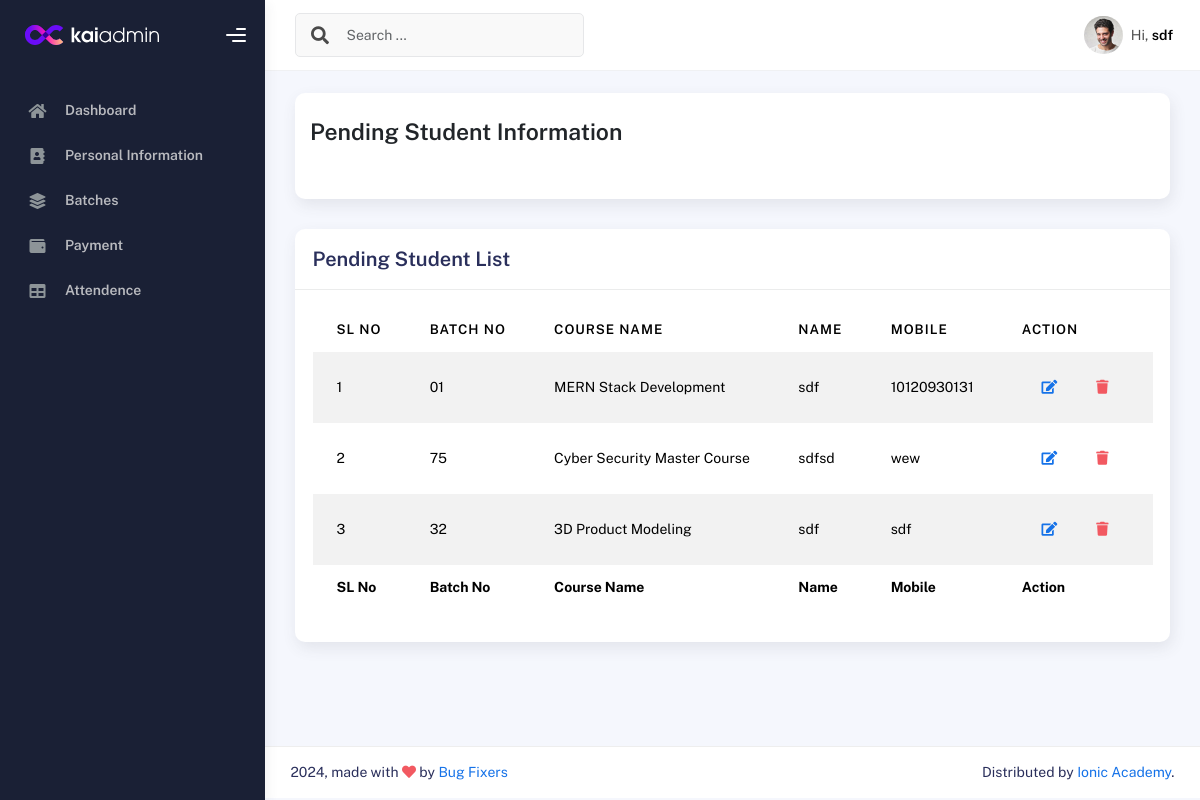
/pendingstudentlist/ (signed in), run on an earlier commit of the app's database.
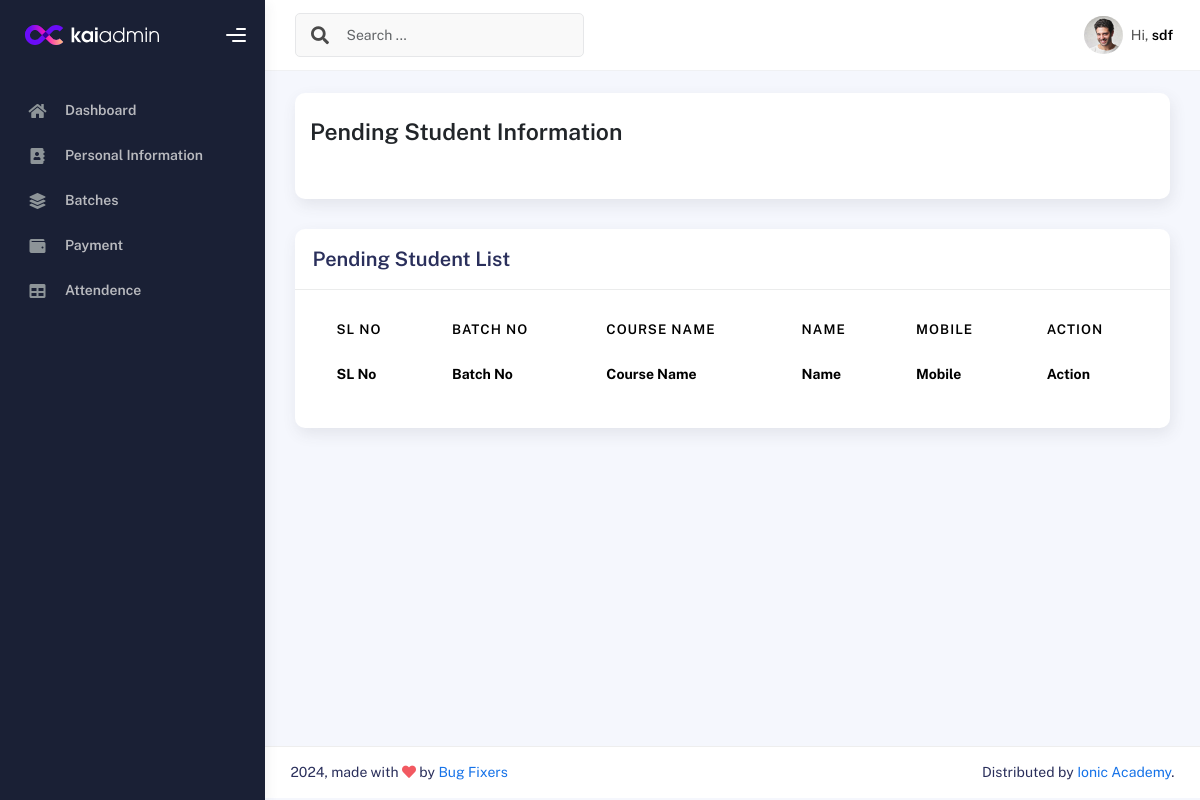
And on a later commit of the database.
### IMSapp/models.py (models this page shows)
class PendingStudentModel(models.Model):
    BatchNo= models.CharField(max_length=100,null=True)
    CourseName= models.CharField(max_length=100,null=True)
    StudentName=models.CharField(max_length=100,null=True)
    StudentPhoto=models.ImageField(upload_to='media/pendingstudentPhoto',null=True)
    AdmissionDate=models.DateField(auto_now_add=True,null=True)
    EducationalQualification=models.CharField(max_length=100,null=True)
    FatherName=models.CharField(max_length=100,null=True)
    MotherName=models.CharField(max_length=100,null=True)
    Religion=models.CharField(max_length=100,null=True)
    DOB=models.DateField(null=True)
    GENDER=[
        ('Male','Male'),
        ('Female','Female'),
        ('Other','Other'),
    ]
    Gender=models.CharField(choices=GENDER,max_length=100,null=True)
    Mobile=models.CharField(max_length=100,null=True)
    EmergencyContact=models.CharField(max_length=100,null=True)
    PresentAddress=models.CharField(max_length=100,null=True)
    PermanentAddress=models.CharField(max_length=100,null=True)

### IMSapp/studentviews.py (the view)
# urls.py: path('pendingstudentlist/',pendingstudentlist,name="pendingstudentlist"),
@login_required
def pendingstudentlist(request):
    pendingdata = PendingStudentModel.objects.all()
    context = {
        'pendingdata':pendingdata,
    }
    return render(request,'students/pendingstudentlist.html',context)

### IMSapp/templates/students/pendingstudentlist.html (shortened to what this page needs)
{% extends "profilemaster/master.html" %}
{% block content %}
<div class="col-sm-12 col-md-12">
    <div class="card card-stats card-round">
        <div class="card-body">
            <div class="d-flex align-items-left align-items-md-center flex-column flex-md-row pt-2 pb-4">
                <div>
                    <h3 class="fw-bold mb-3">Pending Student Information</h3>
                </div>
            </div>
        </div>
    </div>
</div>
<div class="col-md-12">
    <div class="card">
      <div class="card-header">
        <h4 class="card-title">Pending Student List</h4>
      </div>
      <div class="card-body">
        <div class="table-responsive">
          <table id="basic-datatables" class="display table table-striped table-hover">
            <thead>
              <tr>
                <th>SL No</th>
                <th>Batch No</th>
                <th>Course Name</th>
                <th>Name</th>
                <th>Mobile</th>
                <th>Action</th>
              </tr>
            </thead>
            <tfoot>
              <tr>
                <th>SL No</th>
                <th>Batch No</th>
                <th>Course Name</th>
                <th>Name</th>
                <th>Mobile</th>
                <th>Action</th>
              </tr>
            </tfoot>
            <tbody>
              {% for i in pendingdata %}
                <tr>
                  <td>{{forloop.counter}}</td>
                  <td>{{i.BatchNo}}</td>
                  <td>{{i.CourseName}}</td>
                  <td>{{i.StudentName}}</td>
                  <td>{{i.Mobile}}</td>
                  <td>
                    <div class="form-button-action">
                      <a href="{% url 'editpendingstudent' i.id %}" class="btn btn-link btn-primary btn-md">
                        <i class="fa fa-edit"></i>
                      </a>
                      <a href="{% url 'deletependingstudent' i.id %}" class="btn btn-link btn-danger btn-md">
                        <i class="fa fa-trash"></i>
                      </a>
                    </div>
                  </td>
                </tr>
              {% endfor %}
            </tbody>
          </table>
        </div>
      </div>
    </div>
  </div>
{% endblock content %}

What changed in the data, as far as the page shows it:
removed PendingStudentModel: BatchNo "01", CourseName "MERN Stack Development", StudentName "sdf", Mobile "10120930131"
removed PendingStudentModel: BatchNo "75", CourseName "Cyber Security Master Course", StudentName "sdfsd", Mobile "wew"
removed PendingStudentModel: BatchNo "32", CourseName "3D Product Modeling", StudentName "sdf", Mobile "sdf"
